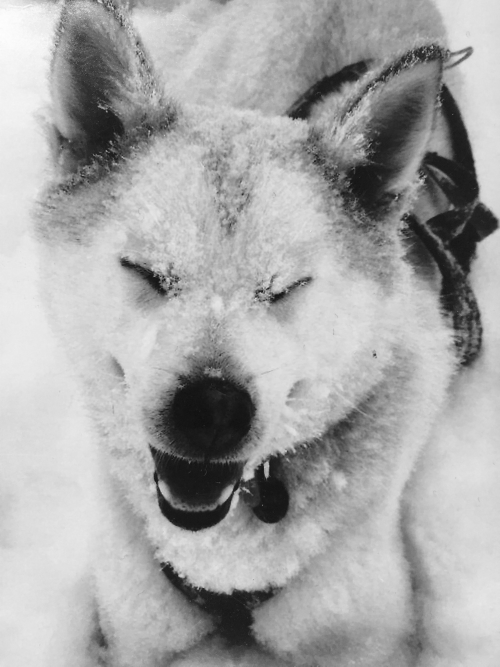
#> input picture code/011_image_compression/husky.jpg, 1000 x 1333 px (shown at 1/2 size)
$ python image_compression.py
#> lines starting #> are read from the running program, lines starting #| are printed output that depends on the picture
import imageio.v3 as si
import matplotlib.pyplot as plt
import numpy as np


# 2d fft image, remove compression_ratio*(width*height)
# spectral components.
#
def compress_image(image, compression_ratio=0.95):
    # 2D DFT.
    image_fft = np.fft.fft2(image)
    L = image.shape[0]*image.shape[1]

    # Convert to 1d array,
    # sort spectral components by magnitude,
    # smallest spectral components first.
    image_fft = image_fft.flatten()
    idx = np.argsort(np.abs(image_fft).flatten())

    # Remove weakest spectral components, these don't
    # need to be stored, so this reduces data storage requirement.
    # Ensure that at least two spectral components are left.
    max_idx = np.min([L-1, int(L*compression_ratio)])
    image_fft[idx[0:max_idx]] = 0.0
    image_fft.shape = image.shape

    # Inverse 2D DFT to get compressed image.
    # Take real component to ensure signal is real.
    comp_image = np.fft.ifft2(image_fft).real

    return ((comp_image, image_fft))


# Read image. Assume the image is perfect.
image = si.imread("husky.jpg", mode="F")
#> image is the input picture: shape (1333, 1000) float32; min 12, max 254, mean 167.2

# How much do we compress the image. 0 is no compression,
# 1.0 is nearly 100% compression
# (we still have at least one spectral component.)
compression_ratio = 0.95

plt.figure(figsize=(12, 12))
# Show original image.
plt.subplot(221)
plt.imshow(image, cmap="gray", vmin=0, vmax=255)

plt.title("Original Image")

# Show 2D fourier transform of image.
image_fft = np.fft.fftshift(np.fft.fft2(image))
x_freq = np.linspace(-np.pi, np.pi, num=image_fft.shape[0])
#> x_freq = 1333 values from -3.14 to 3.14
y_freq = np.linspace(-np.pi, np.pi, num=image_fft.shape[1])
#> y_freq = 1000 values from -3.14 to 3.14
plt.subplot(222)
image_fft_dB = 10.0*np.log10(np.abs(image_fft)**2.0)
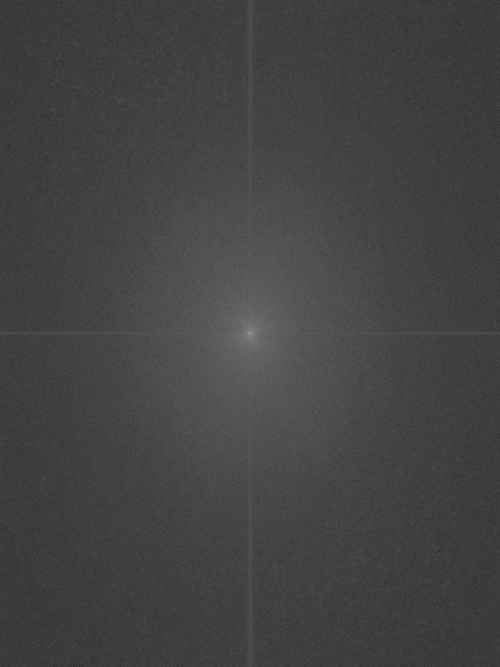
#> image_fft_dB: shape (1333, 1000) float64 (shown at 1/2 size); min 8.45, max 167, mean 67.4
dB_min = np.min(image_fft_dB)
#> dB_min = 8.45
dB_max = np.max(image_fft_dB)
#> dB_max = 167
plt.pcolormesh(y_freq, x_freq, image_fft_dB)
plt.xlabel(r"$\omega_0$")
plt.ylabel(r"$\omega_1$")
plt.xlim([-np.pi, np.pi])
plt.ylim([-np.pi, np.pi])

plt.colorbar()
plt.title(r"$10 \log_{10}|F(\hat{\omega}_0,\hat{\omega}_1)|^2$")

# Compress image using 2D FFT.
plt.subplot(224)
comp_imag, comp_fft = compress_image(image, compression_ratio=compression_ratio)
plt.pcolormesh(y_freq, x_freq, 10.0*np.log10(np.abs(np.fft.fftshift(comp_fft) + 1e-9)**2.0), vmin=dB_min, vmax=dB_max)
plt.xlabel(r"$\omega_0$")
plt.ylabel(r"$\omega_1$")
plt.xlim([-np.pi, np.pi])
plt.ylim([-np.pi, np.pi])
plt.colorbar()
plt.title("2D FFT with smallest spectral components removed")

plt.subplot(223)
plt.imshow(comp_imag, cmap="gray", vmin=0, vmax=255)
plt.title("%1.1f percent compressed image" % (100.0*compression_ratio))
plt.tight_layout()
plt.savefig("image_compression.png")
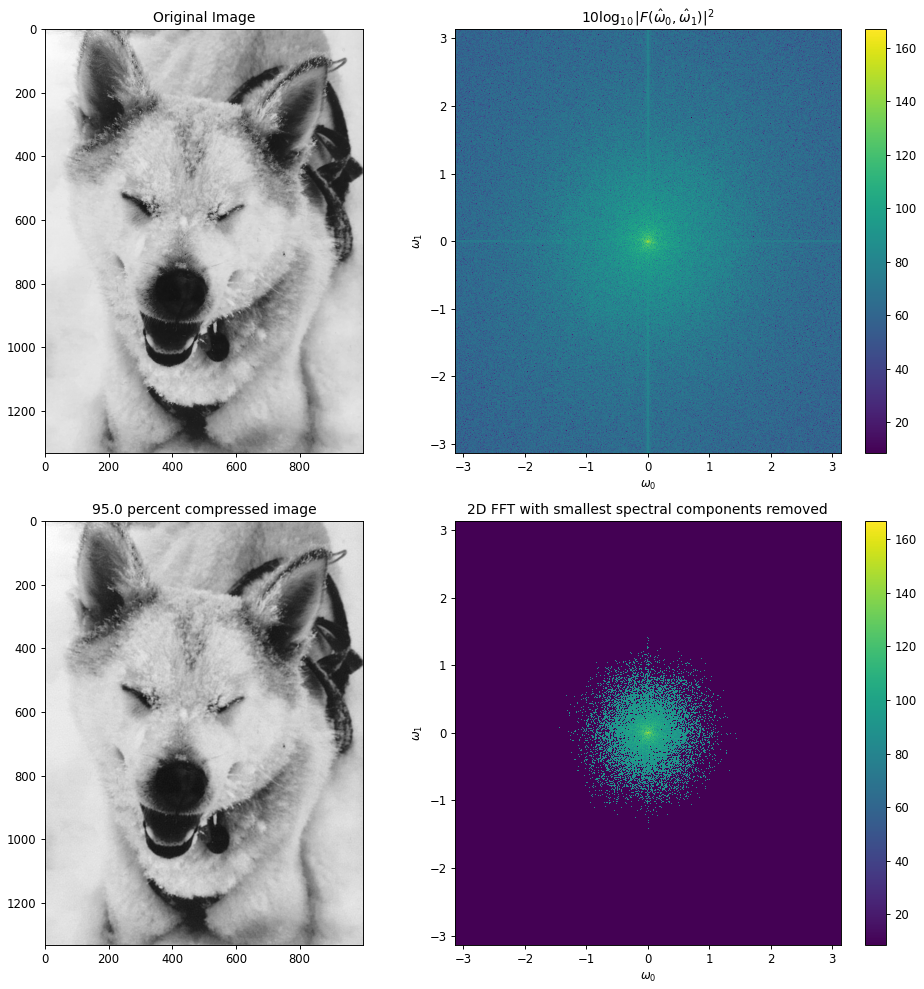
#> figure drawn by matplotlib, 6 panels
plt.show()
